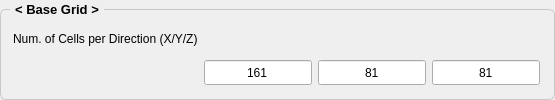
                <widget class="QGroupBox" name="AdvancedGroupBox">
                 <property name="sizePolicy">
                  <sizepolicy hsizetype="Preferred" vsizetype="Preferred">
                   <horstretch>0</horstretch>
                   <verstretch>0</verstretch>
                  </sizepolicy>
                 </property>
                 <property name="maximumSize">
                  <size>
                   <width>16777215</width>
                   <height>150</height>
                  </size>
                 </property>
                 <property name="font">
                  <font>
                   <pointsize>10</pointsize>
                   <bold>true</bold>
                  </font>
                 </property>
                 <property name="styleSheet">
                  <string notr="true">QGroupBox {
    border: 1px solid;
    border-radius: 6;
    margin-top: 9;
    border-color : #c8c8c8;
	padding: 3;   
}
QGroupBox::title {
    subcontrol-origin: margin;
    subcontrol-position: top left;
    left: 10;
    padding: 2 3;
}</string>
                 </property>
                 <property name="title">
                  <string>&lt; Base Grid &gt;</string>
                 </property>
                 <property name="checkable">
                  <bool>false</bool>
                 </property>
                 <property name="checked">
                  <bool>false</bool>
                 </property>
                 <layout class="QGridLayout" name="gridLayout_10" columnstretch="1,0">
                  <property name="leftMargin">
                   <number>9</number>
                  </property>
                  <item row="1" column="1">
                   <layout class="QHBoxLayout" name="horizontalLayout_8">
                    <item>
                     <widget class="QLineEdit" name="lineEdit_basegrid_x">
                      <property name="sizePolicy">
                       <sizepolicy hsizetype="Expanding" vsizetype="Fixed">
                        <horstretch>0</horstretch>
                        <verstretch>0</verstretch>
                       </sizepolicy>
                      </property>
                      <property name="minimumSize">
                       <size>
                        <width>0</width>
                        <height>25</height>
                       </size>
                      </property>
                      <property name="font">
                       <font>
                        <pointsize>9</pointsize>
                        <bold>false</bold>
                       </font>
                      </property>
                      <property name="text">
                       <string>161</string>
                      </property>
                      <property name="alignment">
                       <set>Qt::AlignmentFlag::AlignCenter</set>
                      </property>
                     </widget>
                    </item>
                    <item>
                     <widget class="QLineEdit" name="lineEdit_basegrid_y">
                      <property name="sizePolicy">
                       <sizepolicy hsizetype="Expanding" vsizetype="Fixed">
                        <horstretch>0</horstretch>
                        <verstretch>0</verstretch>
                       </sizepolicy>
                      </property>
                      <property name="minimumSize">
                       <size>
                        <width>0</width>
                        <height>25</height>
                       </size>
                      </property>
                      <property name="font">
                       <font>
                        <pointsize>9</pointsize>
                        <bold>false</bold>
                       </font>
                      </property>
                      <property name="text">
                       <string>81</string>
                      </property>
                      <property name="alignment">
                       <set>Qt::AlignmentFlag::AlignCenter</set>
                      </property>
                     </widget>
                    </item>
                    <item>
                     <widget class="QLineEdit" name="lineEdit_basegrid_z">
                      <property name="sizePolicy">
                       <sizepolicy hsizetype="Expanding" vsizetype="Fixed">
                        <horstretch>0</horstretch>
                        <verstretch>0</verstretch>
                       </sizepolicy>
                      </property>
                      <property name="minimumSize">
                       <size>
                        <width>0</width>
                        <height>25</height>
                       </size>
                      </property>
                      <property name="font">
                       <font>
                        <pointsize>9</pointsize>
                        <bold>false</bold>
                       </font>
                      </property>
                      <property name="text">
                       <string>81</string>
                      </property>
                      <property name="alignment">
                       <set>Qt::AlignmentFlag::AlignCenter</set>
                      </property>
                     </widget>
                    </item>
                   </layout>
                  </item>
                  <item row="1" column="0">
                   <spacer name="horizontalSpacer">
                    <property name="orientation">
                     <enum>Qt::Orientation::Horizontal</enum>
                    </property>
                    <property name="sizeHint" stdset="0">
                     <size>
                      <width>0</width>
                      <height>20</height>
                     </size>
                    </property>
                   </spacer>
                  </item>
                  <item row="0" column="0">
                   <widget class="QLabel" name="label_50">
                    <property name="font">
                     <font>
                      <pointsize>9</pointsize>
                      <bold>false</bold>
                     </font>
                    </property>
                    <property name="text">
                     <string>Num. of Cells per Direction (X/Y/Z)</string>
                    </property>
                    <property name="alignment">
                     <set>Qt::AlignmentFlag::AlignLeading|Qt::AlignmentFlag::AlignLeft|Qt::AlignmentFlag::AlignVCenter</set>
                    </property>
                   </widget>
                  </item>
                 </layout>
                </widget>
